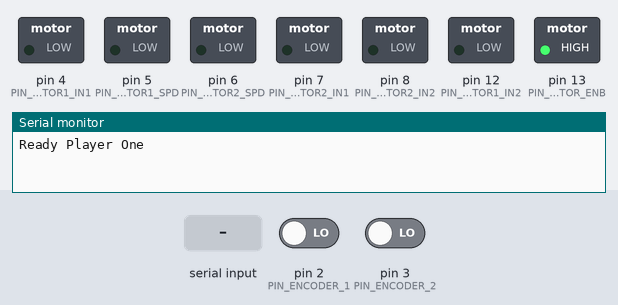
The sketch below on a simulated Arduino Uno, built with avr-gcc and run on an emulated ATmega328P. Parts: switched loads named in the sketch (green lamp = pin HIGH), the last lines printed to the serial monitor. The inputs (shaded band) are chosen by the test bench; at power-on: pin 2 (PIN_ENCODER_1) LOW, pin 3 (PIN_ENCODER_2) LOW.

Above: at 1.2 s.
1.3 s: "90,45\n" received over Serial
At 1.7 s:
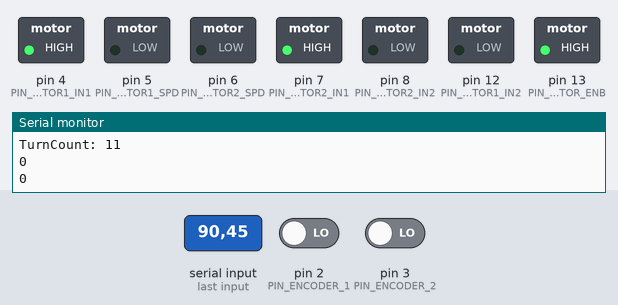
At 4.4 s:
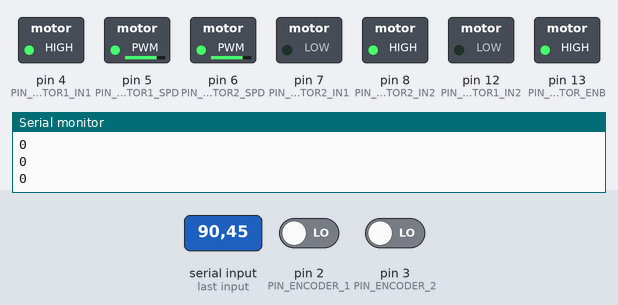
Timing chart, 0 to 5.9 s (numbered marks = the images above; inputs shaded):
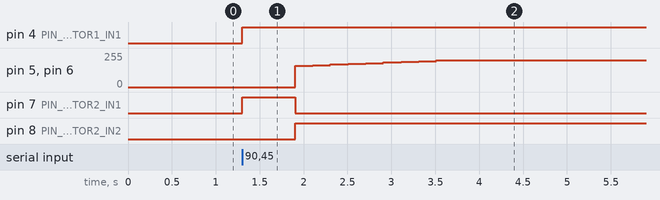

The sketch:

Drive_Distance.ino
```cpp
#include <PID_v1.h>
//#include "encoderInterrupt.h"
#include "encoderPolling.h"
#include "motor.h"


int steeringTrim;
bool speedup;

//Define Variables we'll be connecting to
double Setpoint, Input, Output;

//Distance to drive
float targetDistance; //target distance in inches

//Specify the links and initial tuning parameters
double Kp = 2, Ki = 0, Kd = 0;
PID myPID(&Input, &Output, &Setpoint, Kp, Ki, Kd, DIRECT);

Encoder encoder;
Motor motor;

unsigned long lastTime = 0;

void setup()
{
  encoder.resetCount();
  // Po
  steeringTrim = -1.5;
  speedup = true;
  encoder.begin();
  motor.begin();
  Serial.begin(115200);


  //initialize the variables we're linked to
  Input = 0;
  Setpoint = steeringTrim;

  //turn the PID on
  myPID.SetMode(AUTOMATIC);
  myPID.SetSampleTime(10);
  myPID.SetOutputLimits(-255.0, 255.0);
  Serial.println("Ready Player One");
}


/*
function: moveForward

Parameters
inches (float): distance to move forward robot in inches

returns void

*/
void turn(float degree)
{
   encoder.resetCount();
   int rotation = 140;
   int avg_moved = 0;
   float degreeToCount = (20.0/160.0); // 20 counts / correction
   int turnCount = (int)(degreeToCount * degree);
   Setpoint = 0;
   Serial.print("TurnCount: "); Serial.println(turnCount);
   while (avg_moved < turnCount)
  {

    encoder.poll();
    float lspd = encoder.getLeftSpeed();
    float rspd = encoder.getRightSpeed(); // read this side

    Input = lspd - rspd;
    myPID.Compute();

    if (rotation < 160)
    {
      motor.left(0);
      motor.right(0);
    }
    else
    {
      motor.left(rotation - Output);
      motor.right(-(rotation + Output));
    }

    unsigned long currentTime = millis();
    unsigned long elapsedTime = currentTime - lastTime;

    avg_moved = (encoder.getRightCount() + encoder.getLeftCount())/2;

    if (elapsedTime > 200)
    {
      Serial.println(avg_moved);
      if (speedup) rotation += 5;
      //    else throttle -= 15;
      if (rotation > 200) rotation = 200;
      lastTime = currentTime;
    }
  }
  motor.stop();
}

/*
function: moveForward

Parameters
inches (float): distance to move forward robot in inches

returns void

*/
void moveForward(float inches)
{
   encoder.resetCount();
   int throttle = 140;
   int moved = 0;
   float inchesToCount = (20.0/7.5); // 20 counts / correction
   int distance = (int)(inchesToCount * inches);

   while (moved < distance)
  {

    encoder.poll();
    float lspd = encoder.getLeftSpeed();
    float rspd = encoder.getRightSpeed(); // read this side

    Input = lspd - rspd;
    myPID.Compute();

    if (throttle < 160)
    {
      motor.left(0);
      motor.right(0);
    }
    else
    {
      motor.left(throttle - Output);
      motor.right(throttle + Output);
    }

    unsigned long currentTime = millis();
    unsigned long elapsedTime = currentTime - lastTime;

    moved = encoder.getLeftCount();

    if (elapsedTime > 200)
    {
      if (speedup) throttle += 5;
      //    else throttle -= 15;
      if (throttle > 200) throttle = 200;
      lastTime = currentTime;
    }
  }
  motor.stop();
}


void loop()
{
  if (Serial.available())
  {
    float newDistance = Serial.parseFloat();
    Serial.print("new: "); Serial.println(newDistance);
    if (newDistance > 0.0f)
    {
//      moveForward(newDistance);
        turn(newDistance);
    } // this is now how many inches to move
  }
}
```

encoderPolling.cpp
```cpp
#include <Arduino.h>
#include "encoderPolling.h"
#include "pindef.h"

Encoder::Encoder() :
  lastTimeLeft(0),
  lastTimeRight(0),
	leftSpeed(0),
	rightSpeed(0),
	leftPinLast(false),
	rightPinLast(false),
	leftCount(0),
	rightCount(0)
{
}

void Encoder::begin()
{
    pinMode(PIN_ENCODER_1, INPUT);
    pinMode(PIN_ENCODER_2, INPUT);
}

void Encoder::poll()
{
    int leftPin = digitalRead(PIN_ENCODER_1);
    int rightPin = digitalRead(PIN_ENCODER_2);

    unsigned long currentTime = micros();
    unsigned long diffLeft = currentTime - lastTimeLeft;

    if (leftPin == HIGH && leftPinLast != HIGH)
    {
        leftPinLast = HIGH;
        lastTimeLeft = currentTime;
				leftSpeed = 100000.0 / (float) diffLeft;
				// Serial.println(diffLeft);
    }
    else if (leftPin == LOW && leftPinLast != LOW)
    {
        leftCount++;
        leftPinLast = LOW;
    }
		if (diffLeft > SPEED_TIMEOUT)
		{
			leftSpeed = 0;
		}

    unsigned long diffRight = currentTime - lastTimeRight;

    if (rightPin == HIGH && rightPinLast != HIGH)
    {
        rightPinLast = HIGH;
        lastTimeRight = currentTime;
				rightSpeed = 100000.0 / (float) diffRight;

    }
    else if (rightPin == LOW && rightPinLast != LOW)
    {
        rightCount++;
        rightPinLast = LOW;
    }
		if (diffRight > SPEED_TIMEOUT)
		{
			rightSpeed = 0;
		}

}

float Encoder::getLeftSpeed()
{
	return leftSpeed;
}

float Encoder::getRightSpeed()
{
	return rightSpeed;
}

int Encoder::getLeftCount()
{
  return leftCount;
}

int Encoder::getRightCount()
{
  return rightCount;
}

void Encoder::resetCount()
{
  leftCount = 0;
  rightCount = 0;
}
```

encoderPolling.h
```cpp
#ifndef ENCODER_H
#define ENCODER_H

#define SPEED_TIMEOUT 100000

class Encoder
{
public:
	unsigned long lastTimeLeft;
	unsigned long lastTimeRight;
	float leftSpeed;
	float rightSpeed;
	bool leftPinLast;
	bool rightPinLast;
	int leftCount;
	int rightCount;

	Encoder();
	void begin();

	void poll();

	float getLeftSpeed();
	float getRightSpeed();
	int getLeftCount();
	int getRightCount();

	void resetCount();


};

#endif //ENCODER_H
```

motor.cpp
```cpp
#include "motor.h"
#include "pindef.h"

Motor::Motor()
{
  pinMode(PIN_MOTOR_ENB, OUTPUT);
  disable();
  pinMode(PIN_MOTOR1_IN1, OUTPUT);
  pinMode(PIN_MOTOR1_IN2, OUTPUT);
  pinMode(PIN_MOTOR2_IN1, OUTPUT);
  pinMode(PIN_MOTOR2_IN2, OUTPUT);
  pinMode(PIN_MOTOR1_SPD, OUTPUT);
  pinMode(PIN_MOTOR2_SPD, OUTPUT);
}

void Motor::begin()
{
  stop();
  enable();
}

void Motor::disable()
{
  digitalWrite(PIN_MOTOR_ENB, LOW);
}

void Motor::enable()
{
  digitalWrite(PIN_MOTOR_ENB, HIGH);
}

void Motor::stop()
{
  digitalWrite(PIN_MOTOR1_SPD, LOW);
  digitalWrite(PIN_MOTOR2_SPD, LOW);
}


void Motor::leftForward(int speed)
{
  if (speed > 255) speed = 255;
  else if (speed < 0) speed = 0;
  digitalWrite(PIN_MOTOR1_IN1, HIGH);
  digitalWrite(PIN_MOTOR1_IN2, LOW);
  analogWrite(PIN_MOTOR1_SPD, speed);
}
void Motor::rightForward(int speed)
{
  if (speed > 255) speed = 255;
  else if (speed < 0) speed = 0;
  digitalWrite(PIN_MOTOR2_IN1, HIGH);
  digitalWrite(PIN_MOTOR2_IN2, LOW);
  analogWrite(PIN_MOTOR2_SPD, speed);
}

void Motor::leftBackward(int speed)
{
  if (speed > 255) speed = 255;
  else if (speed < 0) speed = 0;
  digitalWrite(PIN_MOTOR1_IN1, LOW);
  digitalWrite(PIN_MOTOR1_IN2, HIGH);
  analogWrite(PIN_MOTOR1_SPD, speed);
}
void Motor::rightBackward(int speed)
{
  if (speed > 255) speed = 255;
  else if (speed < 0) speed = 0;
  digitalWrite(PIN_MOTOR2_IN1, LOW);
  digitalWrite(PIN_MOTOR2_IN2, HIGH);
  analogWrite(PIN_MOTOR2_SPD, speed);
}

void Motor::left(int speed)
{
  if (speed >= 0)
  {
    leftForward(speed);
  }
  else if (speed < 0)
  {
    leftBackward(-speed);
  }
}

void Motor::right(int speed)
{
  if (speed >= 0)
  {
    rightForward(speed);
  }
  else if (speed < 0)
  {
    rightBackward(-speed);
  }
}
```

motor.h
```cpp
#ifndef MOTOR_H
#define MOTOR_H

#include <arduino.h>

class Motor
{
public:
    // Motor(int a1, int a1, int aSpd, int b1, int b2, int bSpd, int enable);
    Motor();
    void begin();
    void enable();
    void disable();
    void stop();

    void leftForward(int speed);
    void leftBackward(int speed);
    void rightForward(int speed);
    void rightBackward(int speed);

    void left(int speed);
    void right(int speed);
};


#endif //MOTOR_H
```

pindef.h
```cpp
#ifndef PINDEF_H
#define PINDEF_H


#define PIN_MOTOR1_IN1 4
#define PIN_MOTOR1_IN2 12

#define PIN_MOTOR2_IN1 7
#define PIN_MOTOR2_IN2 8

#define PIN_MOTOR1_SPD 5
#define PIN_MOTOR2_SPD 6

#define PIN_MOTOR_ENB 13

#define PIN_ENCODER_1 2
#define PIN_ENCODER_2 3

#define PIN_GRIPPER_LIFT 9
#define PIN_GRIPPER_CLAW 10

#define PIN_SONAR_TRIG A0
#define PIN_SONAR_ECHO A1


#endif //PINDEF_H
```

Measured:
- after the input at 1.3 s, pin 4 (PIN_MOTOR1_IN1): LOW → HIGH at once; pin 5 (PIN_MOTOR1_SPD), pin 6 (PIN_MOTOR2_SPD): moves from 0/255 to 200/255 over 1.6 s, starting after 0.60 s; pin 7 (PIN_MOTOR2_IN1): LOW → HIGH at once, → LOW 0.60 s later; pin 8 (PIN_MOTOR2_IN2): LOW → HIGH after 0.60 s
